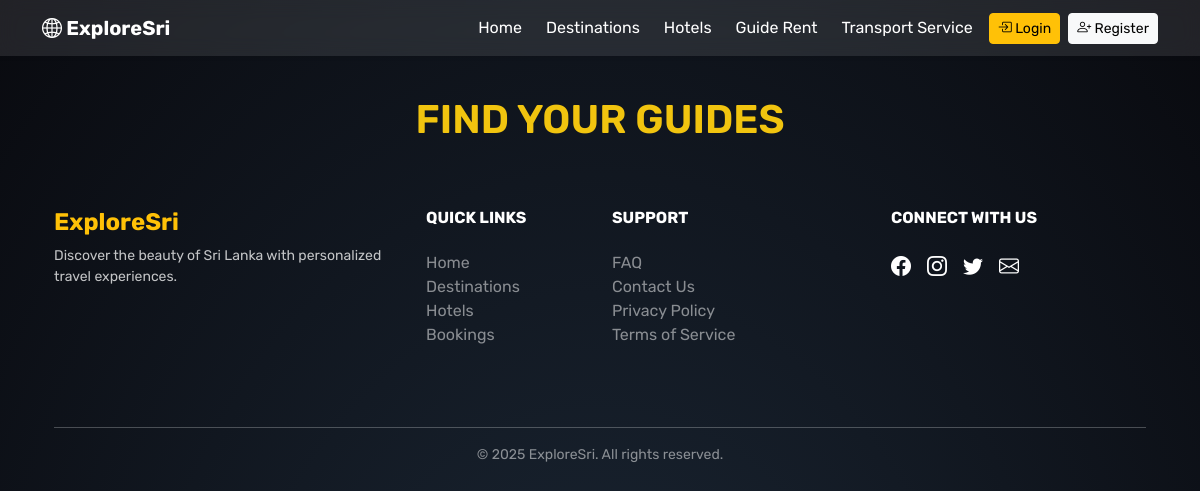
Before: /guides.php with the older database file.
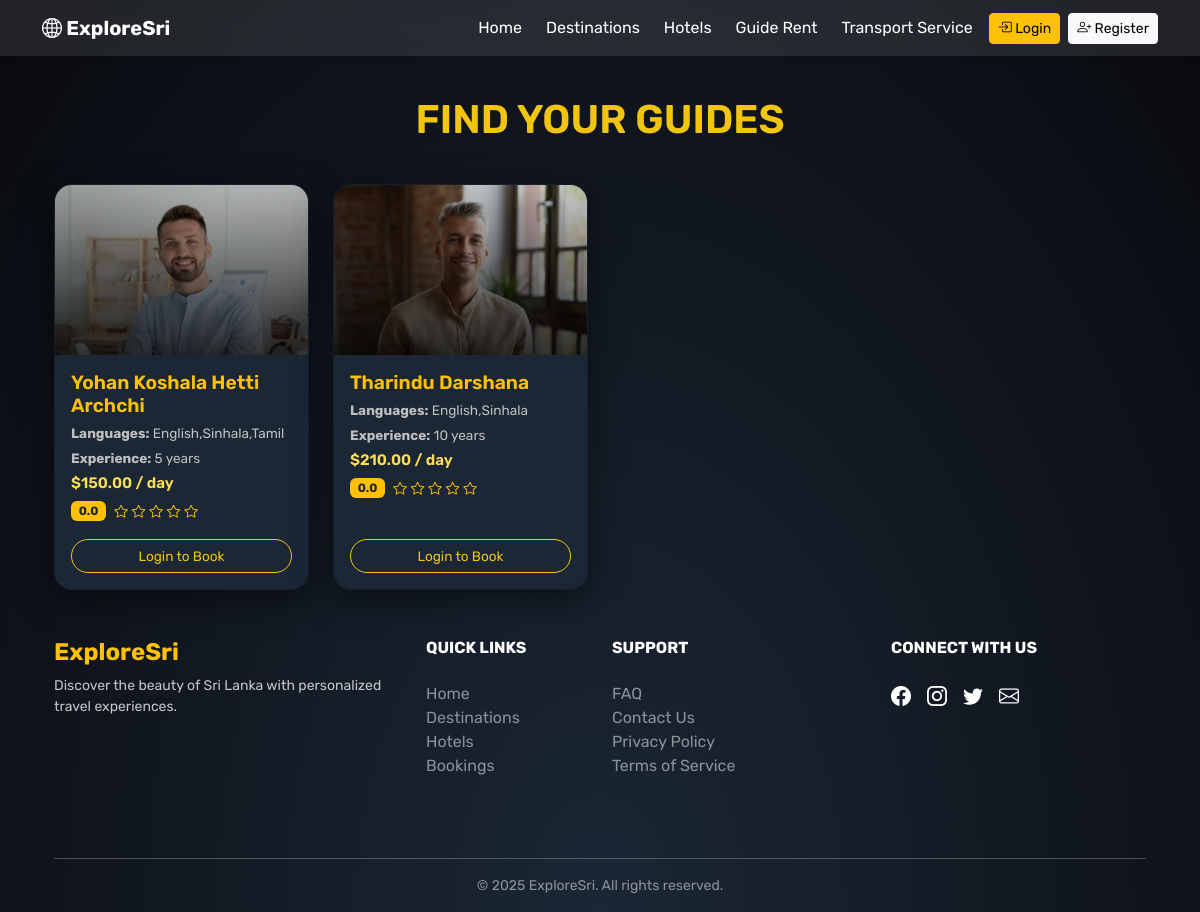
After: the same page with the newer database file.
### tables this page shows
CREATE TABLE `guide` (
  `guide_id` int(11) NOT NULL,
  `name` varchar(100) NOT NULL,
  `email` varchar(100) NOT NULL,
  `country` varchar(100) DEFAULT NULL,
  `password` varchar(255) NOT NULL,
  `languages` varchar(255) DEFAULT NULL,
  `experience_years` int(11) DEFAULT 0,
  `bio` text DEFAULT NULL,
  `photo` varchar(255) DEFAULT NULL,
  `contact_info` varchar(100) DEFAULT NULL,
  `price_per_day` decimal(10,2) DEFAULT 0.00,
  `rating` float DEFAULT 0,
  `is_verified` tinyint(1) DEFAULT 0,
  `created_at` datetime DEFAULT current_timestamp(),
  `status` varchar(50) DEFAULT 'active',
  `is_available` tinyint(1) DEFAULT 1
);

### guides.php (the view, shortened to what this page needs)
<?php
include 'config/db.php';
include 'includes/header.php';
$stmt = $conn->query("SELECT * FROM guide WHERE status = 'active' AND is_verified = 1");
$guides = $stmt->fetchAll();
?>
<!DOCTYPE html>
<html lang="en">
<head>
  <link href="https://cdn.jsdelivr.net/npm/bootstrap@5.3.0/dist/css/bootstrap.min.css" rel="stylesheet" />
  <link href="https://cdn.jsdelivr.net/npm/bootstrap-icons@1.10.5/font/bootstrap-icons.css" rel="stylesheet" />
</head>
<body>
  <div class="container">
    <h1>FIND YOUR GUIDES</h1>
    <div class="row g-4">
      <?php foreach ($guides as $guide): ?>
        <div class="col-sm-6 col-md-4 col-lg-3">
          <div class="card hotel-card-modern h-100 position-relative">
            <img src="uploads/guides/<?php echo htmlspecialchars($guide['photo']); ?>" alt="<?php echo htmlspecialchars($guide['name']); ?>">
            <div class="image-overlay"></div>
            <div class="card-body text-start d-flex flex-column">
              <h5 class="card-title text-warning"><?php echo htmlspecialchars($guide['name']); ?></h5>
              <p class="card-text mb-1"><strong>Languages:</strong> <?php echo htmlspecialchars($guide['languages']); ?></p>
              <p class="card-text mb-1"><strong>Experience:</strong> <?php echo $guide['experience_years']; ?> years</p>
              <p class="price mb-1">$<?php echo number_format($guide['price_per_day'], 2); ?> / day</p>
              <div class="d-flex align-items-center mb-3">
                <span class="badge bg-warning text-dark me-2"><?php echo number_format($guide['rating'], 1); ?></span>
                <div class="text-warning rating-stars">
                  <?php for ($i = 1; $i <= 5; $i++): ?>
                    <i class="bi <?= $i <= round($guide['rating']) ? 'bi-star-fill' : 'bi-star'; ?>"></i>
                  <?php endfor; ?>
                </div>
              </div>
              <?php if (isset($_SESSION['user_id'])): ?>
                <a href="/exploresri/guide_bookings.php?guide_id=<?= $guide['guide_id']; ?>" class="btn btn-book w-100 mt-auto">Book Guide</a>
              <?php else: ?>
                <a href="http://localhost/exploresri/user/login.php" class="btn btn-book w-100 mt-auto">Login to Book</a>
              <?php endif; ?>
            </div>
          </div>
        </div>
      <?php endforeach; ?>
    </div>
  </div>
  <?php include 'includes/footer.php'; ?>
</body>
</html>

### includes/header.php (shortened to what this page needs)
<!DOCTYPE html>
<html lang="en">
<head>
  <link href="https://cdn.jsdelivr.net/npm/bootstrap@5.3.0/dist/css/bootstrap.min.css" rel="stylesheet" />
  <link href="https://cdn.jsdelivr.net/npm/bootstrap-icons@1.10.5/font/bootstrap-icons.css" rel="stylesheet" />
</head>
<body>
  <nav class="navbar navbar-expand-lg shadow-sm mb-4">
    <div class="container">
      <a class="navbar-brand" href="/exploresri/index.php">
        <i class="bi bi-globe2"></i> ExploreSri
      </a>
      <div class="collapse navbar-collapse" id="navMenu">
        <ul class="navbar-nav ms-auto align-items-lg-center gap-2">
          <li class="nav-item">
            <a class="nav-link" href="/exploresri/index.php"><i class=""></i> Home</a>
          </li>
          <li class="nav-item">
            <a class="nav-link" href="/exploresri/destinations.php"><i class=""></i> Destinations</a>
          </li>
          <li class="nav-item">
            <a class="nav-link" href="/exploresri/hotels_all.php"><i class=""></i> Hotels</a>
          </li>
          <li class="nav-item">
            <a class="nav-link" href="/exploresri/guides.php"><i class=""></i> Guide Rent</a>
          </li>
          <li class="nav-item">
            <a class="nav-link" href="/exploresri/transport.php"><i class=""></i> Transport Service</a>
          </li>
          <?php if (isset($_SESSION['user_id'])): ?>
            <li class="nav-item">
              <a class="nav-link" href="/exploresri/my_bookings.php"><i class=""></i> My Bookings</a>
            </li>
            <li class="nav-item">
              <a class="nav-link d-flex align-items-center" href="/exploresri/user/profile.php" title="Profile">
                <i class="bi bi-person-circle fs-5"></i>
              </a>
            </li>
            <li class="nav-item">
              <a class="btn btn-outline-light btn-sm" href="/exploresri/logout.php">
                <i class="bi bi-box-arrow-right"></i> Logout (<?= htmlspecialchars($_SESSION['user_name']); ?>)
              </a>
            </li>
          <?php else: ?>
            <li class="nav-item">
              <a class="btn btn-warning btn-sm" href="/exploresri/user/login.php">
                <i class="bi bi-box-arrow-in-right"></i> Login
              </a>
            </li>
            <li class="nav-item">
              <a class="btn btn-light btn-sm" href="/exploresri/user/register.php">
                <i class="bi bi-person-plus"></i> Register
              </a>
            </li>
          <?php endif; ?>
        </ul>
      </div>
    </div>
  </nav>
  <div class="container">

### includes/footer.php
<footer class="footer-section">
  <div class="container text-center text-lg-start text-white">
    <div class="row py-5">
      <div class="col-lg-4 col-md-6 mb-4 mb-lg-0 fade-up">
        <h4 class="fw-bold text-warning">ExploreSri</h4>
        <p class="small opacity-75">
          Discover the beauty of Sri Lanka with personalized travel experiences.
        </p>
      </div>
      <div class="col-lg-2 col-md-6 mb-4 mb-lg-0 fade-up">
        <h6 class="text-uppercase fw-bold mb-4">Quick Links</h6>
        <ul class="list-unstyled">
          <li><a href="#" class="text-white-50 text-decoration-none">Home</a></li>
          <li><a href="#" class="text-white-50 text-decoration-none">Destinations</a></li>
          <li><a href="#" class="text-white-50 text-decoration-none">Hotels</a></li>
          <li><a href="#" class="text-white-50 text-decoration-none">Bookings</a></li>
        </ul>
      </div>
      <div class="col-lg-3 col-md-6 mb-4 mb-lg-0 fade-up">
        <h6 class="text-uppercase fw-bold mb-4">Support</h6>
        <ul class="list-unstyled">
          <li><a href="#" class="text-white-50 text-decoration-none">FAQ</a></li>
          <li><a href="#" class="text-white-50 text-decoration-none">Contact Us</a></li>
          <li><a href="#" class="text-white-50 text-decoration-none">Privacy Policy</a></li>
          <li><a href="#" class="text-white-50 text-decoration-none">Terms of Service</a></li>
        </ul>
      </div>
      <div class="col-lg-3 col-md-6 mb-4 mb-lg-0 fade-up">
        <h6 class="text-uppercase fw-bold mb-4">Connect With Us</h6>
        <div class="d-flex justify-content-center justify-content-lg-start">
          <a href="#" class="text-white me-3 fs-5 social-icon"><i class="bi bi-facebook"></i></a>
          <a href="#" class="text-white me-3 fs-5 social-icon"><i class="bi bi-instagram"></i></a>
          <a href="#" class="text-white me-3 fs-5 social-icon"><i class="bi bi-twitter"></i></a>
          <a href="#" class="text-white fs-5 social-icon"><i class="bi bi-envelope"></i></a>
        </div>
      </div>
    </div>
    <hr class="border-top border-light opacity-25">
    <div class="text-center pb-3 small text-white-50">
      &copy; 2025 ExploreSri. All rights reserved.
    </div>
  </div>
</footer>

### includes/header.php (style rules this page uses)
body { background: linear-gradient(to right, #003049, #669bbc); font-family: 'Segoe UI', sans-serif; color: #fff; animation: fadeInBody 0.8s ease-in; }
nav.navbar { background-color: rgba(255, 255, 255, 0.1); backdrop-filter: blur(10px); animation: slideDown 0.7s ease-out; }
.navbar-nav .nav-link { color: #fff !important; transition: color 0.3s ease; }
.navbar-brand { font-size: 1.5rem; font-weight: bold; color: #fff !important; transition: transform 0.3s; }
.navbar .btn { transition: all 0.3s ease; }

### guides.php (style rules this page uses)
body { font-family: 'Rubik', sans-serif; background: radial-gradient(ellipse at bottom, #1b2735 0%, #090a0f 100%); color: #ffffff; min-height: 100vh; overflow-x: hidden; }
h1 { font-size: 2.5rem; font-weight: 600; margin: 40px 0; text-align: center; color: #f1c40f; }
.hotel-card-modern { position: relative; border-radius: 18px; overflow: hidden; background: #1b2735; box-shadow: 0 10px 35px rgba(0, 0, 0, 0.5); transition: transform 0.3s ease, box-shadow 0.3s ease; display: flex; flex-direction: column; height: 100%; }
.hotel-card-modern img { width: 100%; height: 170px; object-fit: cover; }
.image-overlay { position: absolute; top: 0; left: 0; height: 170px; width: 100%; background: linear-gradient(to bottom, rgba(0, 0, 0, 0.2), rgba(0, 0, 0, 0.8)); }
.hotel-card-modern .card-body { padding: 1rem; flex: 1; display: flex; flex-direction: column; justify-content: space-between; }
.hotel-card-modern .card-title { color: #fff; font-size: 1.2rem; font-weight: 600; margin-bottom: 0.4rem; }
.hotel-card-modern .card-text { color: #bfbfbf; font-size: 0.85rem; margin-bottom: 0.6rem; }
.hotel-card-modern .price { color: #ffdd57; font-weight: 600; font-size: 0.95rem; margin-bottom: 0.6rem; }
.rating-stars i { font-size: 0.85rem; }
.btn-book { font-size: 0.85rem; border-radius: 30px; background-color: transparent; border: 1px solid #f1c40f; color: #f1c40f; transition: all 0.3s ease; }

Changed rows visible on the page:
added guide: photo (picture), name "Yohan Koshala Hetti Archchi", languages "English,Sinhala,Tamil", experience_years "5", price_per_day "150.00", rating "0.0"
added guide: photo (picture), name "Tharindu Darshana", languages "English,Sinhala", experience_years "10", price_per_day "210.00", rating "0.0"
